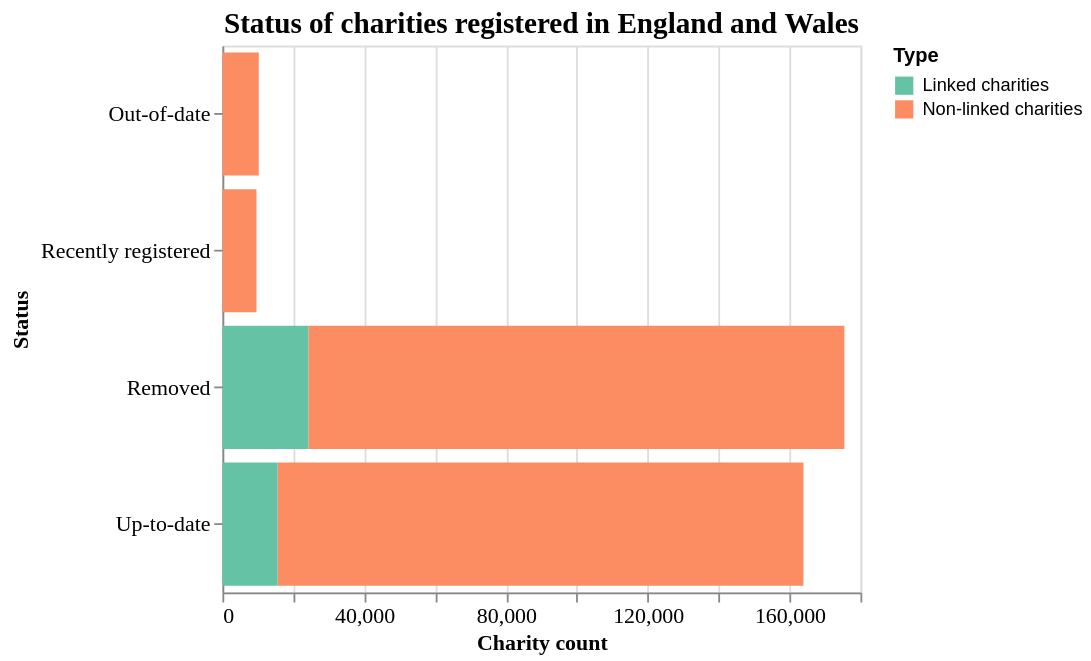

Vega-Lite specification for this chart:
### Vega-Lite specification from a JSON file in a GitHub repository (floating-point values rounded to 4 significant figures)
{"config": {"view": {"width": 350, "height": 300}, "axis": {"labelFont": "Averta", "labelFontSize": 12, "titleFont": "Averta", "titleFontSize": 12}, "range": {"category": {"scheme": "set2"}}, "title": {"font": "Averta", "fontSize": 16}}, "data": {"name": "data-ee4de48c0687aa99cff9ec19379bfe05"}, "mark": "bar", "encoding": {"color": {"type": "nominal", "field": "Type"}, "tooltip": [{"type": "nominal", "field": "Status"}, {"type": "quantitative", "field": "Charity count"}, {"type": "nominal", "field": "Type"}], "x": {"type": "quantitative", "field": "Charity count"}, "y": {"type": "nominal", "field": "Status"}}, "selection": {"selector172": {"type": "single", "on": "click", "fields": ["_vgsid_"], "resolve": "global", "empty": "all"}, "selector173": {"type": "interval", "bind": "scales", "on": "[mousedown, window:mouseup] > window:mousemove!", "encodings": ["x", "y"], "translate": "[mousedown, window:mouseup] > window:mousemove!", "zoom": "wheel!", "mark": {"fill": "#333", "fillOpacity": 0.125, "stroke": "white"}, "resolve": "global"}}, "title": "Status of charities registered in England and Wales", "$schema": "https://vega.github.io/schema/vega-lite/v2.6.0.json", "datasets": {"data-ee4de48c0687aa99cff9ec19379bfe05": [{"Status": "Removed", "Charity count": 151188, "Type": "Non-linked charities"}, {"Status": "Up-to-date", "Charity count": 148331, "Type": "Non-linked charities"}, {"Status": "Out-of-date", "Charity count": 10252, "Type": "Non-linked charities"}, {"Status": "Recently registered", "Charity count": 9610, "Type": "Non-linked charities"}, {"Status": "Removed", "Charity count": 24279, "Type": "Linked charities"}, {"Status": "Up-to-date", "Charity count": 15585, "Type": "Linked charities"}, {"Status": "Out-of-date", "Charity count": 0, "Type": "Linked charities"}, {"Status": "Recently registered", "Charity count": 0, "Type": "Linked charities"}]}}
